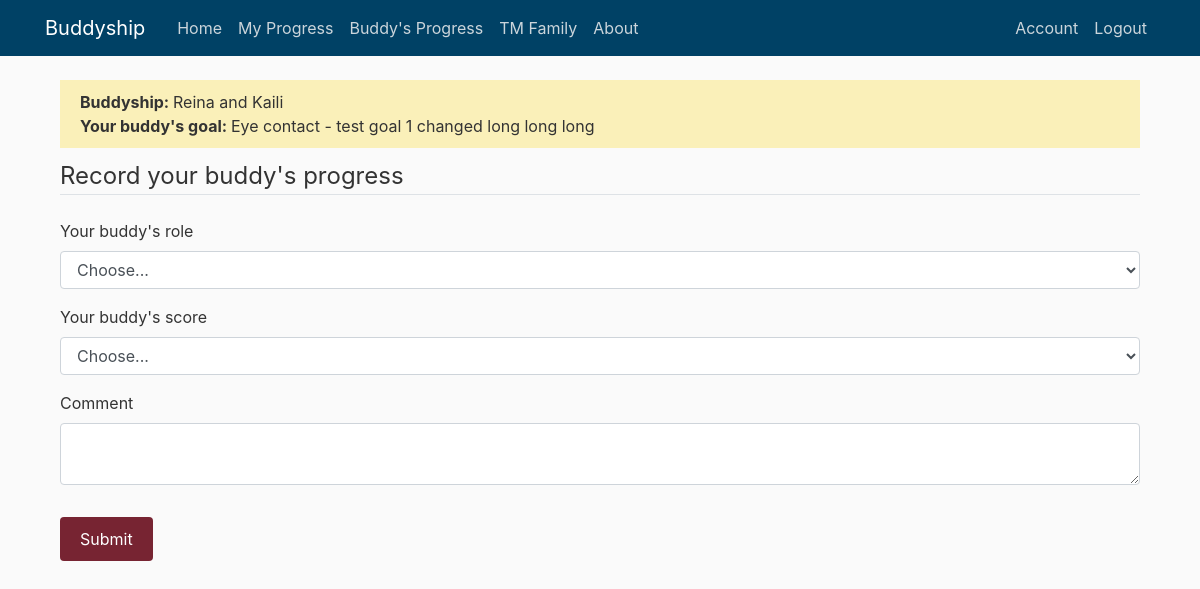
Page /home (signed in) on the earlier database version.
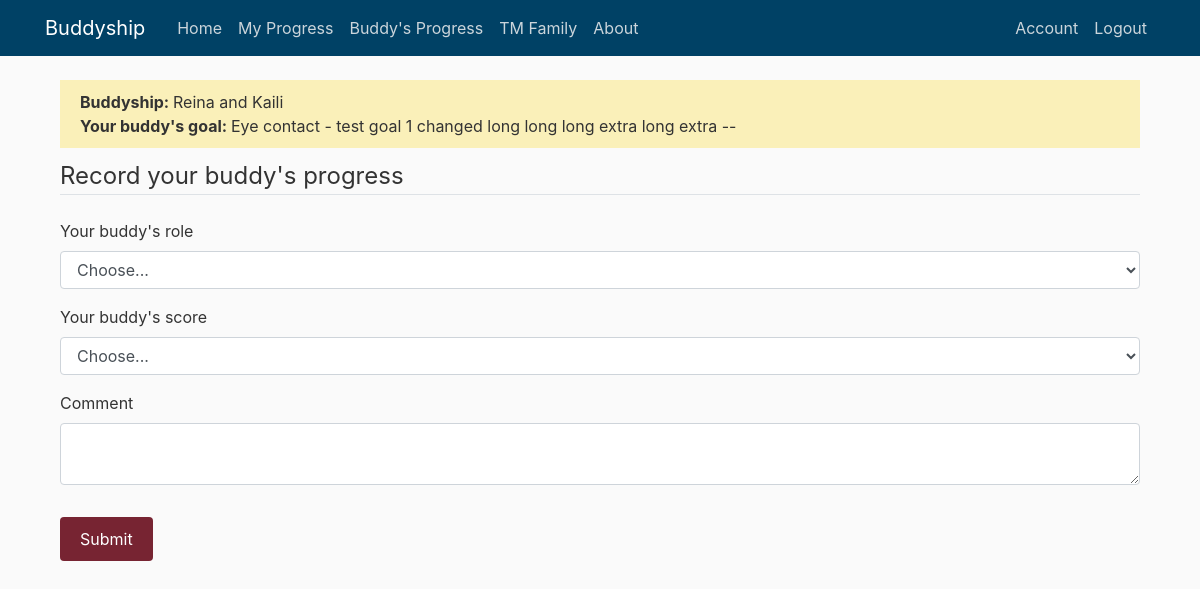
Same page on the later database version.
### buddyship/models.py (models this page shows, shortened)
class User(db.Model, UserMixin):
    id = db.Column(db.Integer, primary_key=True)
    if_admin = db.Column(db.Boolean, nullable=False)
    active = db.Column(db.Boolean(), nullable=False)
    first_name = db.Column(db.String(20), unique=True, nullable=False)
    email = db.Column(db.String(120), unique=True, nullable=False)
    password = db.Column(db.String(60), nullable=False)
    current_buddy = db.Column(db.String(150))
    current_general_goal = db.Column(db.String(150))
    current_specific_goal = db.Column(db.String(150))
    current_reward = db.Column(db.String(150))
    confirmed_at = db.Column(db.Date, nullable=False)
    buddies = db.relationship('Buddy', backref='owner', lazy=True)
    goals = db.relationship('Goal', backref='owner', lazy=True)
    record_progresses = db.relationship('Progress', backref='giver', lazy=True)

### buddyship/main/routes.py (the view)
@main.route("/", methods=['GET', 'POST'])
@main.route("/home", methods=['GET', 'POST'])
@login_required
def home():
    if current_user.current_buddy == None:
        flash('Please set up your buddy and your goal first. ', 'danger')
        return redirect(url_for('users.set_up'))
    else:
        set_buddy = Buddy.query.filter_by(
            user_id=current_user.id, end_date=None).first()
        if set_buddy:
            if set_buddy.buddy_name != current_user.current_buddy:
                set_buddy.buddy_name = current_user.current_buddy.strip().lower().title()
                db.session.commit()
            else:
                pass
        else:
            add_buddy = Buddy(buddy_name=current_user.current_buddy.strip().lower().title(),
                              user_id=current_user.id)
            db.session.add(add_buddy)
            db.session.commit()
        buddy_account = User.query.filter_by(
            first_name=current_user.current_buddy).first()
        if buddy_account == None:
            flash('Your buddy hasn\'t have an account yet', 'danger')
            return redirect(url_for('main.stop'))
        else:
            form = HomeForm()
            if buddy_account.current_general_goal == None:
                flash('Your buddy hasn\'t set their goal yet', 'danger')
                return redirect(url_for('main.stop'))
            elif buddy_account.current_buddy != current_user.first_name:
                flash('Your buddy hasn\'t updated their buddy yet', 'danger')
                return redirect(url_for('main.stop'))
            else:
                if form.validate_on_submit():
                    user_buddy = Buddy.query.filter_by(
                        buddy_name=current_user.current_buddy, user_id=current_user.id, end_date=None).first()
                    progress = Progress(buddy_role=form.buddy_role.data, buddy_score=form.buddy_score.data,
                                        buddy_comment=form.buddy_comment.data, buddy_goal=buddy_account.current_general_goal,
                                        user_id=current_user.id, buddy_id=user_buddy.id)
                    db.session.add(progress)
                    db.session.commit()
                    flash('Your buddy\'s progress is added!', 'success')
                    return redirect(url_for('progresses.buddy_progress'))
    return render_template("home.html", form=form, user=current_user, buddy_account=buddy_account)

### buddyship/models.py (called while the page is built)
@login_manager.user_loader
def load_user(user_id):
    return User.query.get(int(user_id))

### buddyship/templates/home.html (shortened to what this page needs)
{% extends "layout.html" %}
{% block content %}
<div class="content-section">
  <div class="subtitle-section">
    <b>Buddyship: </b>{{ user.first_name }} and {{ user.current_buddy }}<br />
    <b>Your buddy's goal: </b>{{ buddy_account.current_general_goal }} - {{ buddy_account.current_specific_goal }}
  </div>
  <form method="POST" action="" enctype="multipart/form-data">
    <fieldset class="form-group">
      <legend class="border-bottom mb-4">Record your buddy's progress</legend>
      <div class="form-group">
        {{ form.buddy_role.label(class="form-control-label") }}
        {% if form.buddy_role.errors %}
        <select class="form-control is-invalid" id="buddy_role" , name="buddy_role">
          {% for option in form.buddy_role %}
          {% if loop.first %}
          <option value="" disabled selected>Choose...</option>
          {% endif %}
          {% if loop.index == 3 %}
          <option value="" disabled>----------------------------</option>
          {% endif %}
          {{ option }}
          {% endfor %}
        </select>
        <div class="invalid-feedback">
          {% for error in form.buddy_role.errors %}
          <span>{{ error }}</span>
          {% endfor %}
        </div>
        {% else %}
        <select class="form-control" id="buddy_role" , name="buddy_role">
          {% for option in form.buddy_role %}
          {% if loop.first %}
          <option value="" disabled selected>Choose...</option>
          {% endif %}
          {% endfor %}
        </select>
        {% endif %}
      </div>
      <div class="form-group">
        {{ form.buddy_score.label(class="form-control-label") }}
        {% if form.buddy_score.errors %}
        <select class="form-control is-invalid" id="buddy_score" , name="buddy_score">
          {% for option in form.buddy_score %}
          {% if loop.first %}
          <option value="" disabled selected>Choose...</option>
          {% endif %}
          {{ option }}
          {% endfor %}
        </select>
        <div class="invalid-feedback">
          {% for error in form.buddy_score.errors %}
          <span>{{ error }}</span>
          {% endfor %}
        </div>
        {% else %}
        <select class="form-control" id="buddy_score" , name="buddy_score">
          {% for option in form.buddy_score %}
          {% if loop.first %}
          <option value="" disabled selected>Choose...</option>
          {% endif %}
          {% endfor %}
        </select>
        {% endif %}
      </div>
      <div class="form-group">
        {{ form.buddy_comment.label(class="form-control-label") }}
        {% if form.buddy_comment.errors %}
        {{ form.buddy_comment(class="form-control is-invalid") }}
        <div class="invalid-feedback">
          {% for error in form.buddy_comment.errors %}
          <span>{{ error }}</span>
          {% endfor %}
        </div>
        {% else %}
        {{ form.buddy_comment(class="form-control") }}
        {% endif %}
      </div>
    </fieldset>
    <div class="form-group">
      {{ form.submit(class="btn success") }}
    </div>
  </form>
</div>
{% endblock content %}

Differences in the rows shown:
changed User "Eye contact": current_specific_goal "test goal 1 changed long long long" → "test goal 1 changed long long long extra long extra --"
